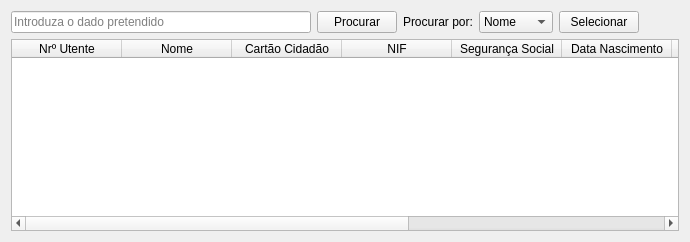
      <widget class="QWidget" name="procurar">
       <attribute name="title">
        <string>Procurar</string>
       </attribute>
       <layout class="QGridLayout" name="gridLayout_24">
        <item row="1" column="0">
         <layout class="QGridLayout" name="gridLayout_25">
          <item row="0" column="0">
           <widget class="QTableWidget" name="showPatientsTable">
            <property name="enabled">
             <bool>true</bool>
            </property>
            <property name="maximumSize">
             <size>
              <width>16777215</width>
              <height>16777215</height>
             </size>
            </property>
            <property name="font">
             <font>
              <family>Segoe UI</family>
              <pointsize>9</pointsize>
             </font>
            </property>
            <property name="editTriggers">
             <set>QAbstractItemView::NoEditTriggers</set>
            </property>
            <property name="selectionMode">
             <enum>QAbstractItemView::ExtendedSelection</enum>
            </property>
            <property name="selectionBehavior">
             <enum>QAbstractItemView::SelectRows</enum>
            </property>
            <property name="showGrid">
             <bool>true</bool>
            </property>
            <property name="sortingEnabled">
             <bool>false</bool>
            </property>
            <property name="wordWrap">
             <bool>true</bool>
            </property>
            <property name="rowCount">
             <number>0</number>
            </property>
            <attribute name="horizontalHeaderDefaultSectionSize">
             <number>110</number>
            </attribute>
            <attribute name="horizontalHeaderMinimumSectionSize">
             <number>100</number>
            </attribute>
            <attribute name="horizontalHeaderStretchLastSection">
             <bool>true</bool>
            </attribute>
            <column>
             <property name="text">
              <string>Nrº Utente</string>
             </property>
            </column>
            <column>
             <property name="text">
              <string>Nome</string>
             </property>
            </column>
            <column>
             <property name="text">
              <string>Cartão Cidadão</string>
             </property>
            </column>
            <column>
             <property name="text">
              <string>NIF</string>
             </property>
            </column>
            <column>
             <property name="text">
              <string>Segurança Social</string>
             </property>
            </column>
            <column>
             <property name="text">
              <string>Data Nascimento</string>
             </property>
            </column>
            <column>
             <property name="text">
              <string>Telefone</string>
             </property>
            </column>
            <column>
             <property name="text">
              <string>Telemóvel</string>
             </property>
            </column>
            <column>
             <property name="text">
              <string>Email</string>
             </property>
            </column>
            <column>
             <property name="text">
              <string>Morada</string>
             </property>
            </column>
           </widget>
          </item>
         </layout>
        </item>
        <item row="0" column="0">
         <layout class="QGridLayout" name="gridLayout_26">
          <item row="0" column="5">
           <spacer name="horizontalSpacer_6">
            <property name="orientation">
             <enum>Qt::Horizontal</enum>
            </property>
            <property name="sizeHint" stdset="0">
             <size>
              <width>40</width>
              <height>20</height>
             </size>
            </property>
           </spacer>
          </item>
          <item row="0" column="2">
           <widget class="QLabel" name="label_86">
            <property name="maximumSize">
             <size>
              <width>150</width>
              <height>16777215</height>
             </size>
            </property>
            <property name="font">
             <font>
              <family>Segoe UI</family>
              <pointsize>9</pointsize>
             </font>
            </property>
            <property name="text">
             <string>Procurar por:</string>
            </property>
           </widget>
          </item>
          <item row="0" column="1">
           <widget class="QPushButton" name="searchPatientTrigger">
            <property name="maximumSize">
             <size>
              <width>200</width>
              <height>16777215</height>
             </size>
            </property>
            <property name="text">
             <string>Procurar</string>
            </property>
           </widget>
          </item>
          <item row="0" column="0">
           <widget class="QLineEdit" name="nameSearchBar">
            <property name="minimumSize">
             <size>
              <width>300</width>
              <height>0</height>
             </size>
            </property>
            <property name="maximumSize">
             <size>
              <width>600</width>
              <height>16777215</height>
             </size>
            </property>
            <property name="font">
             <font>
              <family>Segoe UI</family>
              <pointsize>9</pointsize>
             </font>
            </property>
            <property name="placeholderText">
             <string>Introduza o dado pretendido</string>
            </property>
           </widget>
          </item>
          <item row="0" column="4" alignment="Qt::AlignRight">
           <widget class="QPushButton" name="searchPatient">
            <property name="text">
             <string>Selecionar</string>
            </property>
           </widget>
          </item>
          <item row="0" column="3">
           <widget class="QComboBox" name="comboBox">
            <property name="maximumSize">
             <size>
              <width>200</width>
              <height>16777215</height>
             </size>
            </property>
            <property name="font">
             <font>
              <family>Segoe UI</family>
              <pointsize>9</pointsize>
             </font>
            </property>
            <item>
             <property name="text">
              <string>Nome</string>
             </property>
            </item>
            <item>
             <property name="text">
              <string>Número</string>
             </property>
            </item>
           </widget>
          </item>
         </layout>
        </item>
       </layout>
      </widget>
